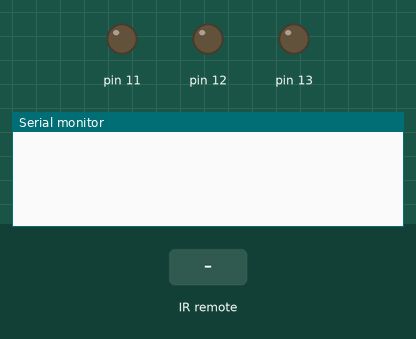
Recording of a sketch running on a simulated Arduino Mega 2560, built with avr-gcc and run on an emulated ATmega2560. On the bench: output pins drawn as LEDs (lit = HIGH), the last lines printed to the serial monitor. Wiring (inferred from the names in the program): IR receiver: data pin 52. The inputs (shaded band) are chosen by the test bench.

Above: at 1.2 s.
1.3 s: infrared code 0x80 received
At 2.6 s:
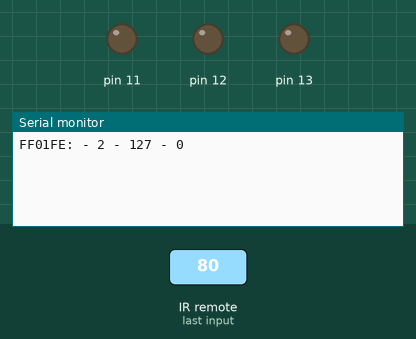
2.9 s: infrared code 0x40 received
At 3.9 s:
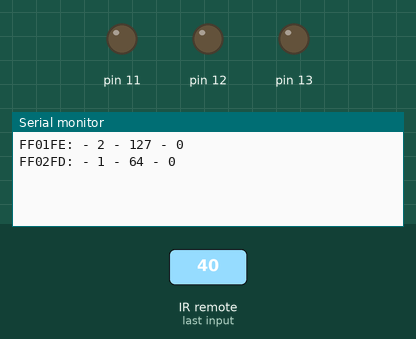
4.5 s: infrared code 0xC0 received
At 5.2 s:
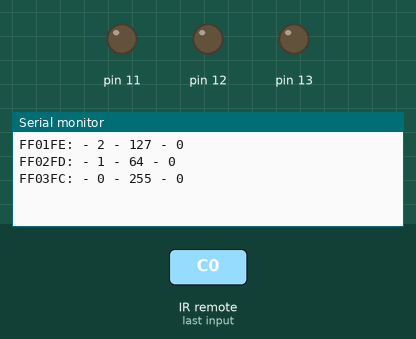

The sketch:

infrared.ino
```cpp
// (licence header left out)
/* defines */
#define SERIAL_BAUD 115200
#define NUMCOLORS (sizeof(colorwheel)/(sizeof(int)*3))
#define COLOR(i) rgb(colorwheel[i][0], colorwheel[i][1], colorwheel[i][2])
#define SERIAL_OUTPUT 1
#define TRANSACTION_TIMEOUT 90

#define DIGITAL_INPUT 1
#if (DIGITAL_INPUT)
#define IRPIN 52
#define IRMAG(d) ((d)==HIGH)?0:1;
#else
#define IRPIN 0
#define IRMAG(d) ((1000 - (float)(d))/1000)
#endif

/* debug protocol for completely unknown input */
#define PROTOCOL_DEBUG 0
#if (PROTOCOL == PROTOCOL_DEBUG)
#ifndef SERIAL_OUTPUT
#define SERIAL_OUTPUT 1
#endif
#endif

/* debug protocol for known input but an unknown device */
#define PROTOCOL_UNKNOWN 1
#if (PROTOCOL == PROTOCOL_UNKNOWN)
#define CMDBITS 32
#else
#define CMDBITS 15
#endif
#define PROTOCOL_SHARP_REMOTE 2

/* set PROTOCOL to the standard to be used */
#define PROTOCOL PROTOCOL_SHARP_REMOTE

// sections of the IR waveform
enum {
  W0 = 0, // ZERO
  WR,     // RISING EDGE
  W1,     // ONE
  WF      // FALLING EDGE
};

#if (PROTOCOL == PROTOCOL_DEBUG)
#define MAXVALUES 500
// start and end time of the IR burst
long start = -1, end = -1;
// positive duty cycle per burst bit
long pdc[MAXVALUES];
// negative duty cycle per burst bit
long ndc[MAXVALUES];
// burst bit counter
long numvals = 0;
#endif

int colorwheel[][3] = {
  {  0,   0,   0}, // 0: black (off)
  {255,   0,   0}, // 1: red
  {255, 127,   0}, // 2: orange
  {255, 255,   0}, // 3: yellow
  {  0, 255,   0}, // 4: green
  {  0,   0, 255}, // 5: blue
  {127,   0, 255}, // 6: indigo
  {255,   0, 255}, // 7: violet
  {  0, 255, 255}, // 8: seagreen
  {255, 255, 255}  // 9: white
};

void setup() {
  Serial.begin(SERIAL_BAUD);
  pinMode(IRPIN, INPUT);
  pinMode(11, OUTPUT);
  pinMode(12, OUTPUT);
  pinMode(13, OUTPUT);
}

void rgb(int r, int g, int b)
{
  analogWrite(13, r);
  analogWrite(12, b);
  analogWrite(11, g);
}

void color(int cidx, float mag)
{
  if(mag < 0)
    mag = 0;
  rgb((int)(mag*(float)colorwheel[cidx][0]),
      (int)(mag*(float)colorwheel[cidx][1]),
      (int)(mag*(float)colorwheel[cidx][2]));
}

/*
 * Name: waveform
 * Desc: calculate which phase of a PWM waveform a
 * signal is in given a value representing the fraction
 * of max signal detected.
 * Args:
 *   val: a number between 0 and 1 representing the data
 *   value read on the analog signal line. 1 is the maximum
 *   value detectable, such as 1000 from the ADC
 */
int waveform(float val)
{
  static float pval = val;
  static int pres = W0;
  int res = W0;

  if((val - pval) > 0.01)
  {
    // RISING EDGE
    if(pres == W1) {
      res = W1;
    } else {
      res = WR;
    }
  }
  else if((pval - val) > 0.01)
  {
    // FALLING EDGE
    if(pres == W0) {
      res = W0;
    } else {
      res = WF;
    }
  }
  else
  {
    // ZERO or ONE
    res = (val > 0.01)?W1:W0;
  }

  pval = val;
  pres = res;
  return res;
}

/*
 * Name: transition
 * Desc: calculate the timing of a digital waveform by
 * analyzing it at each transition point. From 0 to 1,
 * and 1 to 0.
 * Args:
 *   val: true means transition to 1, false transition to 0
 *   microtime: microsecond timestamp (used for timing info)
 *   millitime: millisecond timestamp (capture a maximum of 1 second of data)
 */
#if (PROTOCOL == PROTOCOL_DEBUG)
void transition(bool val, long microtime, long millitime, bool timeout)
{
  static long pmicrotime = -1;

  if((numvals < MAXVALUES)&&((start < 0)||(end - start <= 1000)))
  {
    if(start < 0)
      start = millitime;
    end = millitime;

    if(val)
    {
      if(numvals > 0)
        ndc[numvals-1] = microtime - pmicrotime;
      numvals++;
    }
    else
    {
      if(numvals > 0)
        pdc[numvals-1] = microtime - pmicrotime;
    }
  }

  pmicrotime = microtime;
}
#else
void transition(bool val, long microtime, long millitime, bool timeout)
{
  static long pmicrotime = -1;
  static long data = 0, bits = 0;

  if(((val)&&(pmicrotime >= 0))||timeout)
  {
    // get the negative duty cycle
    long ndc = microtime - pmicrotime;
    // queue up valid bits
    if(ndc < 20000)
    {
      long out = (ndc > 1000)?1:0;
      data = (data << 1) | (out & 0x1);
      bits++;
    }
    //if((ndc > 20000)||(bits >= CMDBITS))
    if(ndc > 20000)
    {
      datapacket(data, bits);
      data = 0;
      bits = 0;
      pmicrotime = -1;
      return;
    }
  }

  pmicrotime = microtime;
}
#endif

/*
 * Name: datapacket
 * Desc: handle a data packet recieved through an IR signal
 * Args:
 *   data: data packet
 *   length: number of bits in data packet
 */
int datapacket(long data, int length)
{
#if (PROTOCOL == PROTOCOL_SHARP_REMOTE)
  int i, chk, cmd, adr;

  // extract the fields
  chk = data & 0x3;
  adr = (data >> 10) & 0x1F;
  cmd = (data >> 2) & 0xFF;
  if(chk == 1)
    cmd = ((cmd * -1) - 1) & 0xFF;

#ifdef SERIAL_OUTPUT
  Serial.print(data, HEX);
  Serial.print(": - ");
  Serial.print(chk);
  Serial.print(" - ");
  Serial.print(cmd);
  Serial.print(" - ");
  Serial.println(adr);
#endif
  i = keymap(cmd, adr);
  COLOR(i);
  return 0;
#else
#ifdef SERIAL_OUTPUT
  Serial.print(" data: ");
  Serial.print(data, HEX);
  Serial.print(" (");
  Serial.print(length);
  Serial.println(" bits)");
#endif
  return 0;
#endif
}

int keymap(int cmd, int addr)
{
#if (PROTOCOL == PROTOCOL_SHARP_REMOTE)
  static int p = 0;
  int pcol[6] = {1, 3, 4, 5, 7, 8};
  if(addr != 16)
    return 0;

  switch(cmd) {
    case 128: //1
      return pcol[0];
    case 64: //2
      return pcol[1];
    case 192: //3
      return pcol[2];
    case 32: //4
      return pcol[3];
    case 160: //5
      return pcol[4];
    case 96: //6
      return pcol[5];
    case 104: //POWER
      p = (p + 1)%6;
      return pcol[p];
    case 216: //4
      return 5;
    default:
      return 0;
  }
#else
  return 0;
#endif
}

void loop() {
  long microtime = micros(), millitime = millis();
  static long lastcap = -1, pstate = W0;
#if (DIGITAL_INPUT)
  // read the data from the pin as raw A2D data
  int raw = digitalRead(IRPIN);
#else
  // read the data from the pin as raw A2D data
  int raw = analogRead(IRPIN);
#endif
  // convert the raw signal into a magnitude
  float mag = IRMAG(raw);
  // find the current waveform state
  int state = waveform(mag);
  int i;

  switch(state) {
    case WR:
    case W1:
      if((pstate == WF)||(pstate == W0))
      {
        // transition on rising edge or flip to 1
        transition(true, microtime, millitime, false);
        lastcap = millitime;
#if (PROTOCOL == PROTOCOL_DEBUG)
        COLOR(4);
#endif
      }
      break;
    case WF:
    case W0:
      if((pstate == WR)||(pstate == W1))
      {
        // transition on falling edge or flip to 0
        transition(false, microtime, millitime, false);
        lastcap = millitime;
#if (PROTOCOL == PROTOCOL_DEBUG)
        COLOR(0);
#endif
      }
      break;
    default:
      Serial.println("UNKNOWN STATE");
  }
  pstate = state;

#if (PROTOCOL == PROTOCOL_DEBUG)
  // print out the data after the burst has stopped. This is
  // necessary because the serial console will mess up the
  // timing if we print during the burst
  if((numvals > 0)&&(lastcap >= 0)&&(millitime - lastcap > 200))
  {
#ifdef SERIAL_OUTPUT
      Serial.print("---- captured ");
      Serial.print(end - start);
      Serial.print(" ms -- ");
      Serial.print(numvals);
      Serial.println(" values ----");
      long total = 0;
      long data = 0;
      int bit = 0;
      for(i = 0; i < numvals; i++)
      {
        total += pdc[i]+ndc[i];
        Serial.print(pdc[i]);
        Serial.print(" ");
        Serial.println(ndc[i]);
      }
      Serial.print("---- captured ");
      Serial.print(total);
      Serial.print(" us -- ");
      Serial.print(numvals);
      Serial.println(" values ----");
#endif
      numvals = 0;
      lastcap = -1;
      start = end = -1;
   }
#else
  if((lastcap >= 0)&&(millitime - lastcap > TRANSACTION_TIMEOUT))
  {
    transition(false, microtime, millitime, true);
    lastcap = -1;
#ifdef SERIAL_OUTPUT
     Serial.println();
#endif
  }
#endif
}
```

Measured:
- after the input at 1.3 s, the serial monitor: prints a new line after 0.18 s (image 1)
- after the input at 2.9 s, the serial monitor: prints a new line after 0.18 s (image 2)
- after the input at 4.5 s, the serial monitor: prints a new line after 0.18 s (image 3)
